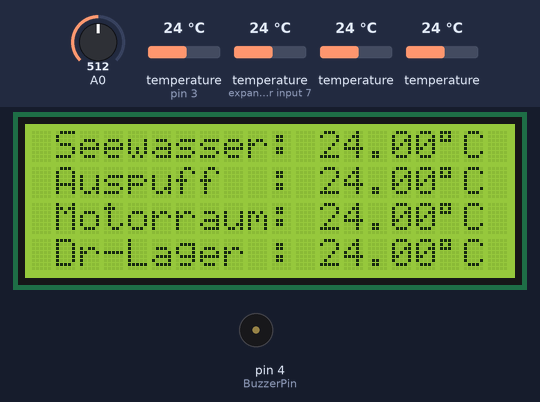
This sketch was run on a simulated Arduino Uno, built with avr-gcc and run on an emulated ATmega328P. Parts: 20×4 character LCD, buzzer (waves = sounding, pin HIGH). The test bench sets the inputs (shaded band); at power-on: temperature (sensors on pin 3, expander input 7) 24 °C, temperature 24 °C, A0 = 512. Pins used as bus, display or sensor lines are not drawn.

Above: at 1.2 s.
1.3 s: temperature (sensor on pin 3) set to 12 °C
At 7.1 s:
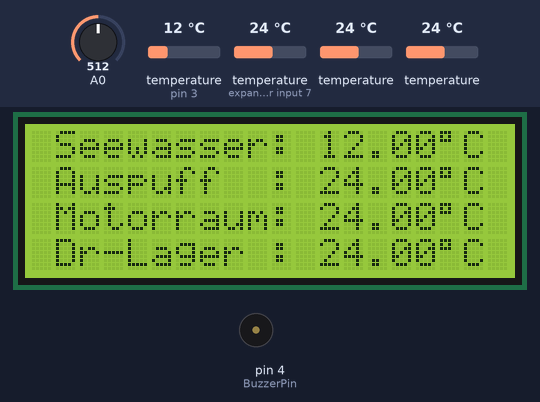
8.2 s: temperature (sensor on expander input 7) set to 12 °C
At 12.9 s:
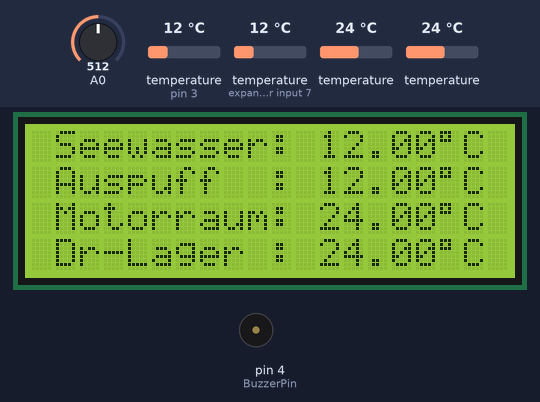
15.1 s: temperature (sensor 203) set to 12 °C
At 19.8 s:
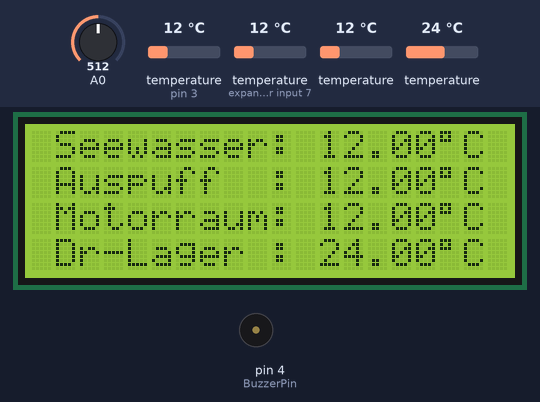
22.0 s: temperature (sensor 303) set to 12 °C
At 24.8 s:
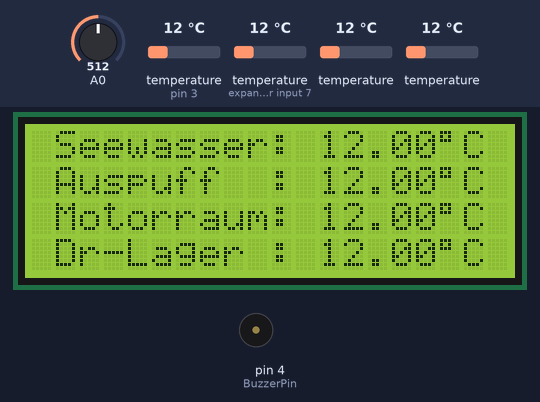
28.9 s: temperature (sensor on pin 3) set to 19 °C
35.8 s: temperature (sensor on expander input 7) set to 19 °C
At 36.7 s:
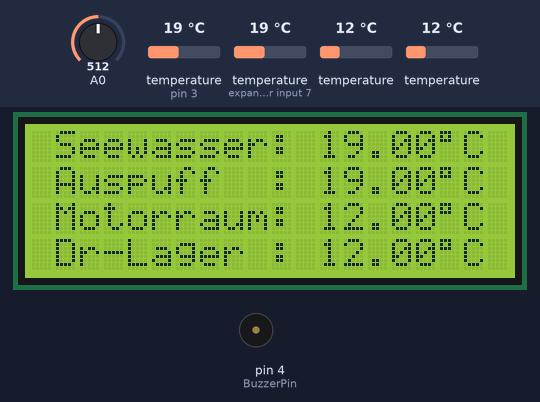
Timing chart, 0 to 38.8 s (numbered marks = the images above; inputs shaded):
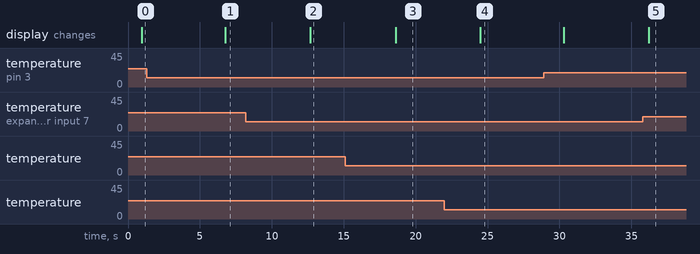

Measured:
- after the input at 1.3 s, the display: changes after 5.5 s (image 1)
- after the input at 8.2 s, the display: changes after 4.5 s (image 2)
- after the input at 15.1 s, the display: changes after 3.5 s (image 3)
- after the input at 22.0 s, the display: changes after 2.5 s (image 4)
- after the input at 35.8 s, the display: changes after 0.41 s (image 5)

The sketch:

Boot_Temp_Sensor_innen_mit_dimm.ino
```cpp
#include <OneWire.h>
#include <DallasTemperature.h>
#include <LiquidCrystal_I2C.h>

// set the I2C address to 0x3f
// for 4 line display with 20 char per line
// connect I2C Adapter as follows: A4 - SDA, A5 - SCL
// connect DS18B20 to pin D3
// connect Buzzer to pin D4
// Pin 7 von U1 auf dem I2C-Board entlöten
// den Basisanschluss von Q1 über einen 220Ohm Widerstand mit Pin D9 (int LCDPin = 9;) verbinden
// Der Widerstand für den Helligkeitssensor beträgt 1kOhm
// Der Eingangspin für den Helligkeitssensor ist A0: "(analogRead(0)"
// Die Programme werden mit dem USBasp Programmer geladen
// Die Einstellungen für das Board: ATMega 168, Internal, 8Mhz, ohne Bootloader, Variant 168PA

LiquidCrystal_I2C lcd(0x3f, 2, 1, 0, 4, 5, 6, 7, 3, POSITIVE);
constexpr uint8_t BuzzerPin = 4;
int LCDPin = 9; // PWM-Ausgangs-Pin für das Display

#define ONE_WIRE_BUS 3
OneWire oneWire(ONE_WIRE_BUS);
DallasTemperature sensors(&oneWire);

// aktuelle Adressen der Sensoren
// Seewasser: 28FF88056E1801A9
// Auspuff:   28FFE6196E180130
// Motorraum: 28FF516B6D180165
// Drucklager:28FF0BF6681803B8

float Temperatur[4];
float TempAlarm = 70; // hier die maximale Temperatur für "Auspuff" eingeben

// Sensoren 0-3 feste Vorgabe der Adressen der Temperatursensoren
DeviceAddress Sensor0 = {0x28, 0xFF, 0x88, 0x05, 0x6E, 0x18, 0x01, 0xA9}; // Seewasser
DeviceAddress Sensor1 = {0x28, 0xFF, 0xE6, 0x19, 0x6E, 0x18, 0x01, 0x30}; // Auspuff
DeviceAddress Sensor2 = {0x28, 0xFF, 0x51, 0x6B, 0x6D, 0x18, 0x01, 0x65}; // Motorraum
DeviceAddress Sensor3 = {0x28, 0xFF, 0x0B, 0xF6, 0x68, 0x18, 0x03, 0xB8}; // Drucklager

void setup() {
  lcd.begin(20, 4);
  lcd.clear();
  lcd.backlight();
  sensors.begin();
  pinMode(BuzzerPin, OUTPUT);
}

void loop() {
  sensors.requestTemperatures();
  Temperatur[0] = sensors.getTempC(Sensor0);
  Temperatur[1] = sensors.getTempC(Sensor1);
  Temperatur[2] = sensors.getTempC(Sensor2);
  Temperatur[3] = sensors.getTempC(Sensor3);

  lcd.setCursor(1, 0);
  lcd.print("Seewasser: ");
  lcd.print(Temperatur[0]);
  lcd.setCursor(17, 0);
  lcd.write(223);             // ergibt das "Grad" Zeichen
  lcd.print("C  ");

  lcd.setCursor(1, 1);
  lcd.print("Auspuff  : ");
  lcd.print(Temperatur[1]);
  lcd.setCursor(17, 1);
  lcd.write(223);
  lcd.print("C  ");

  lcd.setCursor(1, 2);
  lcd.print("Motorraum: ");
  lcd.print(Temperatur[2]);
  lcd.setCursor(17, 2);
  lcd.write(223);
  lcd.print("C  ");

  lcd.setCursor(1, 3);
  lcd.print("Dr-Lager : ");
  lcd.print(Temperatur[3]);
  lcd.setCursor(17, 3);
  lcd.write(223);
  lcd.print("C  ");

  if (Temperatur[1] > TempAlarm) {            // Temp Wert "Auspuff" mit "TempAlarm" vergleichen
    digitalWrite(BuzzerPin, HIGH);
    delay(1000);
    digitalWrite(BuzzerPin, LOW);
  }
  delay(5000);

if(analogRead(0)>= 190)
  analogWrite(LCDPin, 255);
else
  analogWrite(LCDPin, 10);
}
```
